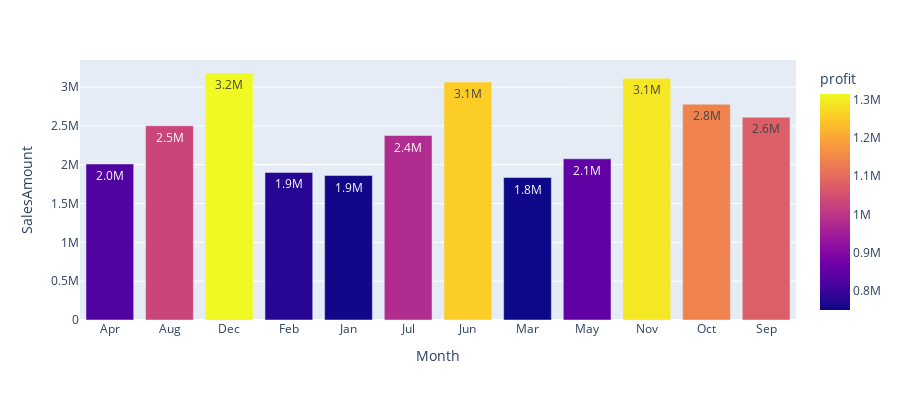

The code cell stored with this chart in its notebook:
### Code cell
import plotly.express as px
month_sales = date_df.groupby('Month')[['SalesAmount', 'profit']].sum()
month_sales.reset_index(inplace=True)
fig = px.bar(month_sales, x='Month', y='SalesAmount',text_auto='.2s',
             hover_data=['Month', 'SalesAmount'], color='profit',
             height=400)
fig.show()

### Figure 1 — Plotly figure (JSON) as saved in the notebook; plotly's stock layout.template omitted (floating-point values rounded to 4 significant figures)
{"data": [{"alignmentgroup": "True", "hovertemplate": "Month=%{x}<br>SalesAmount=%{y}<br>profit=%{marker.color}<extra></extra>", "legendgroup": "", "marker": {"color": [827400.0, 1030000.0, 1314000.0, 778700.0, 755100.0, 979000.0, 1256000.0, 751200.0, 851900.0, 1291000.0, 1142000.0, 1076000.0], "coloraxis": "coloraxis", "pattern": {"shape": ""}}, "name": "", "offsetgroup": "", "orientation": "v", "showlegend": false, "textposition": "auto", "texttemplate": "%{y:.2s}", "type": "bar", "x": ["Apr", "Aug", "Dec", "Feb", "Jan", "Jul", "Jun", "Mar", "May", "Nov", "Oct", "Sep"], "xaxis": "x", "y": [2009000.0, 2502000.0, 3181000.0, 1900000.0, 1860000.0, 2376000.0, 3065000.0, 1835000.0, 2076000.0, 3115000.0, 2779000.0, 2611000.0], "yaxis": "y"}], "layout": {"barmode": "relative", "coloraxis": {"colorbar": {"title": {"text": "profit"}}, "colorscale": [[0, "#0d0887"], [0.1111, "#46039f"], [0.2222, "#7201a8"], [0.3333, "#9c179e"], [0.4444, "#bd3786"], [0.5556, "#d8576b"], [0.6667, "#ed7953"], [0.7778, "#fb9f3a"], [0.8889, "#fdca26"], [1, "#f0f921"]]}, "height": 400, "legend": {"tracegroupgap": 0}, "margin": {"t": 60}, "xaxis": {"anchor": "y", "domain": [0, 1], "title": {"text": "Month"}}, "yaxis": {"anchor": "x", "domain": [0, 1], "title": {"text": "SalesAmount"}}}}
